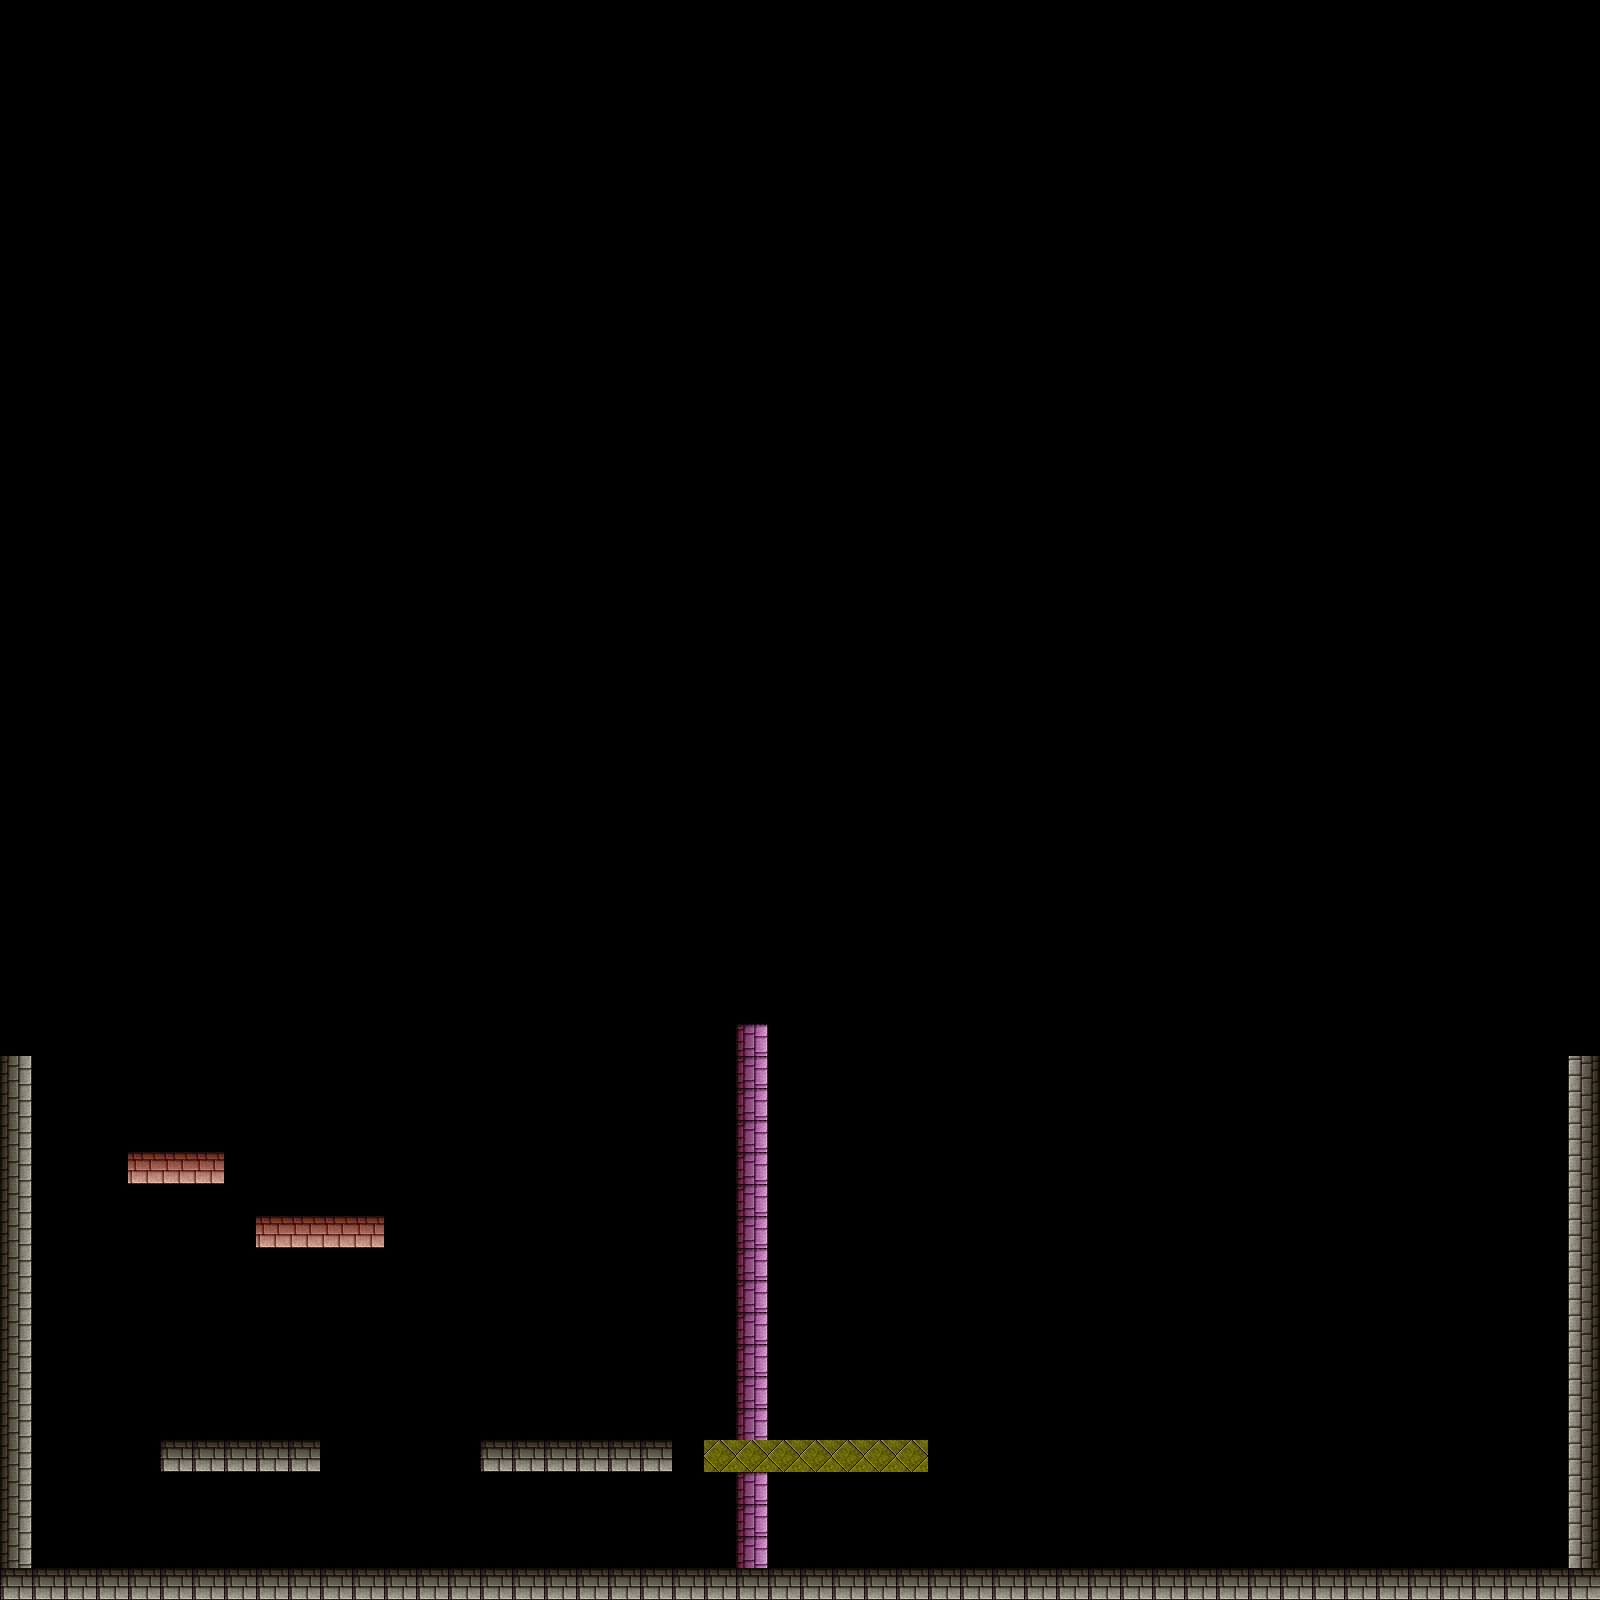

Tiled map render using the project's own tile images. Description and the map definition, with tile-layer contents summarised, below:
An orthogonal 50x50 tile map with 32x32 px tiles, 4 tile layers (static, red, purple_deactivated, deadly) and 12 objects (moving, 1, 2, 3, character).

<map version="1.0" orientation="orthogonal" renderorder="right-down" width="50" height="50" tilewidth="32" tileheight="32" nextobjectid="79">
 <properties>
  <property name="bronze" value="20" />
  <property name="deaths" value="20" />
  <property name="gold" value="20" />
  <property name="index" value="0" />
  <property name="silver" value="20" />
  <property name="time" value="20" />
 </properties>
 <tileset firstgid="1" name="walls1_0" tilewidth="32" tileheight="32">
  <image source="walls1_0.png" width="448" height="512" />
 </tileset>
 <layer name="static" width="50" height="50">
  <data>[2500 cells, 93 non-empty, 3 distinct tile ids]</data>
 </layer>
 <objectgroup name="moving">
  <object id="31" name="moving" x="288" y="1344" width="224" height="32">
   <properties>
    <property name="destinations" value="1,2,3" />
   </properties>
  </object>
  <object id="33" name="1" x="800" y="1344" width="32" height="32" />
  <object id="43" name="2" x="1056" y="1184" width="32" height="32" />
  <object id="44" name="3" x="576" y="1248" width="32" height="32" />
 </objectgroup>
 <layer name="red" width="50" height="50">
  <data>[2500 cells, 7 non-empty, 1 distinct tile ids]</data>
 </layer>
 <layer name="purple_deactivated" width="50" height="50">
  <data>[2500 cells, 17 non-empty, 1 distinct tile ids]</data>
 </layer>
 <objectgroup name="character">
  <object id="45" name="character" x="192" y="1408" width="32" height="32" />
 </objectgroup>
 <objectgroup name="exit" />
 <objectgroup name="falling">
  <properties>
   <property name="activated" value="true" />
   <property name="color" value="red" />
  </properties>
  <object id="53" x="896" y="1056" width="256" height="32">
   <properties>
    <property name="falling" value="true" />
   </properties>
  </object>
  <object id="55" x="64" y="1312" width="96" height="32">
   <properties>
    <property name="falling" value="false" />
   </properties>
  </object>
 </objectgroup>
 <objectgroup name="windblower">
  <object id="57" x="1312" y="1280" width="96" height="288">
   <properties>
    <property name="direction" value="north" />
   </properties>
  </object>
 </objectgroup>
 <objectgroup name="enemies">
  <object id="71" x="96" y="1504" width="64" height="64">
   <properties>
    <property name="color" value="purple" />
   </properties>
  </object>
 </objectgroup>
 <layer name="deadly" width="50" height="50">
  <data>[2500 cells, 7 non-empty, 1 distinct tile ids]</data>
 </layer>
 <objectgroup name="bouncing">
  <object id="65" x="384" y="1056" width="224" height="32">
   <properties>
    <property name="activated" value="true" />
    <property name="color" value="blue" />
   </properties>
  </object>
 </objectgroup>
 <objectgroup name="notice">
  <properties>
   <property name="index" value="1" />
  </properties>
  <object id="67" x="160" y="1504" width="64" height="64" />
 </objectgroup>
 <objectgroup name="magnet">
  <object id="75" x="1024" y="1312" width="256" height="256">
   <ellipse />
  </object>
 </objectgroup>
</map>
